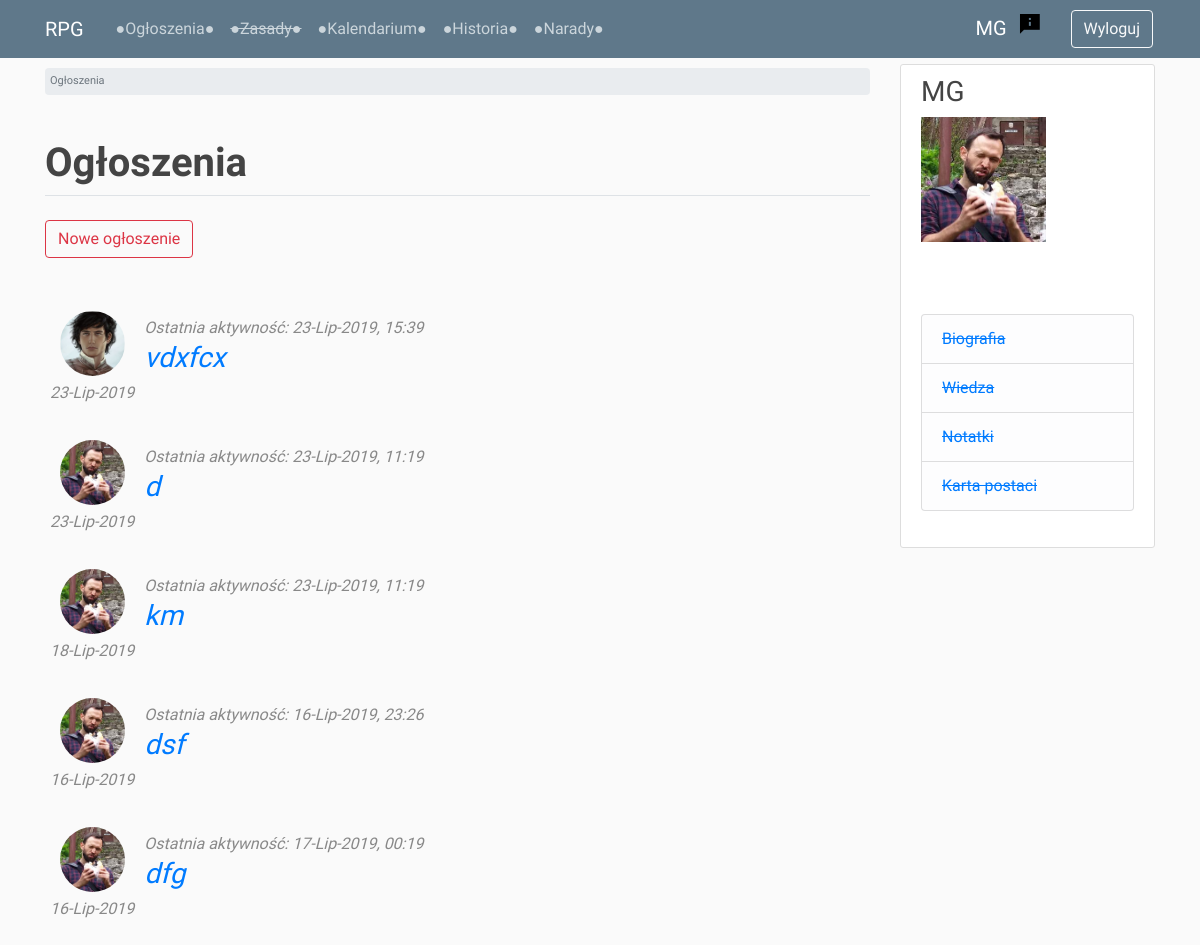
The app's page /news/ (signed in), older data.
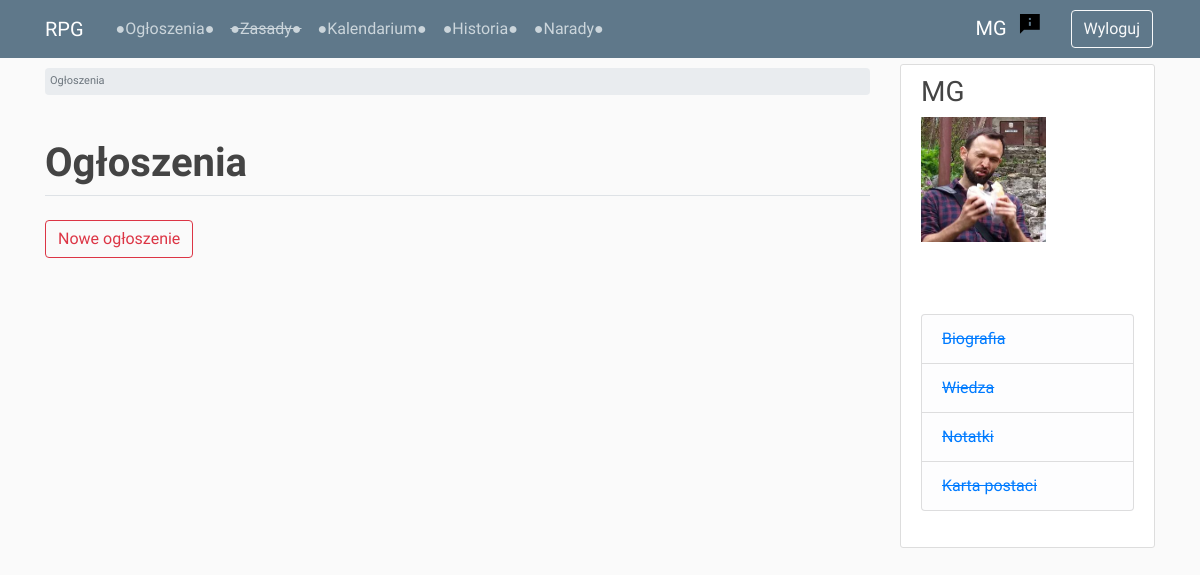
The same page, newer data.
### news/models.py (models this page shows, shortened)
class News(models.Model):
    title = models.CharField(max_length=100, unique=True)
    slug = models.SlugField(max_length=50, unique=True, blank=True)
    text = models.TextField(max_length=4000)
    date_posted = models.DateTimeField(auto_now_add=True)
    date_updated = models.DateTimeField(auto_now=True)
    author = models.ForeignKey(User, related_name='news', on_delete=models.CASCADE)
    allowed_profiles = models.ManyToManyField(to=Profile, related_name='allowed_news',
                                              limit_choices_to={'character_status': 'active_player'})
    image = models.ImageField(blank=True, null=True, upload_to='news_pics')
    def get_absolute_url(self):
        return reverse('news-detail', kwargs={'news_slug': self.slug})   # another way
    class Meta:
        ordering = ['-date_posted']

### users/models.py (models this page shows, shortened)
class Profile(models.Model):
    user = models.OneToOneField(User, on_delete=models.CASCADE)
    image = models.ImageField(default='profile_pics/default_profile.jpg', upload_to='profile_pics')
    character_name = models.CharField(max_length=50, default='')
    character_status = models.CharField(max_length=20, choices=STATUS, default='npc')
    class Meta:
        ordering = ['character_status', 'character_name']

### news/views.py (the view)
# urls.py: path('', news_view, name='news-list'),
@login_required
def news_view(request):
    queryset = News.objects.all()
    news_with_last_activity_dict = {news: news.responses.all().aggregate(Max('date_posted'))['date_posted__max']
                                    for news in queryset}
    context = {
        'page_title': 'Ogłoszenia',
        'queryset': queryset,
        'news_with_last_activity_dict': news_with_last_activity_dict
    }
    return render(request, 'news/news-list.html', context)

### forum/templatetags/custom_filters.py (called while the page is built)
@register.filter
def dict_lookup(dict_, index):
    if index in dict_:
        return dict_[index]
    return ''

@register.filter
def get_first_word(text):
    return text.split(' ', 1)[0]

### news/templates/news/news-list.html
{% extends 'base.html' %}
{% load crispy_forms_tags %}
{% load custom_filters %}
{% block breadcrumb %}
    <li class="breadcrumb-item active">{{ page_title }}</li>
{% endblock breadcrumb %}
{% block content %}
    <br>
    <div class="mb-4">
        <a href="{% url 'news-create' %}" class="btn btn-outline-danger">Nowe ogłoszenie</a>
    </div>
    <br>
    {% for news in queryset %}
        {% if request.user.profile in news.allowed_profiles.all or request.user.profile.character_status == 'gm' %}
            <table>
                <tbody>
                    <tr class="posts-and-news">
                        <td>
                            <img class="rounded-circle article-img" src="{{ news.author.profile.image.url }}">
                            <small>{{ news.date_posted|date:'d-M-Y' }}</small>
                        </td>
                        <td>
                            <small>Ostatnia aktywność:
                                {% if news_with_last_activity_dict|dict_lookup:news %}
                                    {{ news_with_last_activity_dict|dict_lookup:news|date:'d-M-Y, H:i' }}
                                {% else %}
                                    {{ news.date_updated|date:'d-M-Y, H:i' }}
                                {% endif %}
                            </small>
                            <h3><a href="{{ news.get_absolute_url }}">{{ news.title }}</a></h3>
                        </td>
                    </tr>
                </tbody>
            </table><br>
        {% endif %}
    {% endfor %}
{% endblock content %}

Row changes from the older to the newer data that the page shows:
removed News: author.profile.image (picture), date_posted "23-Lip-2019", id "23-Lip-2019, 15:39", title "vdxfcx"
removed News: author.profile.image (picture), date_posted "23-Lip-2019", date_updated "23-Lip-2019, 11:19", title "d"
removed News: author.profile.image (picture), date_posted "18-Lip-2019", id "23-Lip-2019, 11:19", title "km"
removed News: author.profile.image (picture), date_posted "16-Lip-2019", id "16-Lip-2019, 23:26", title "dsf"
removed News: author.profile.image (picture), date_posted "16-Lip-2019", id "17-Lip-2019, 00:19", title "dfg"
